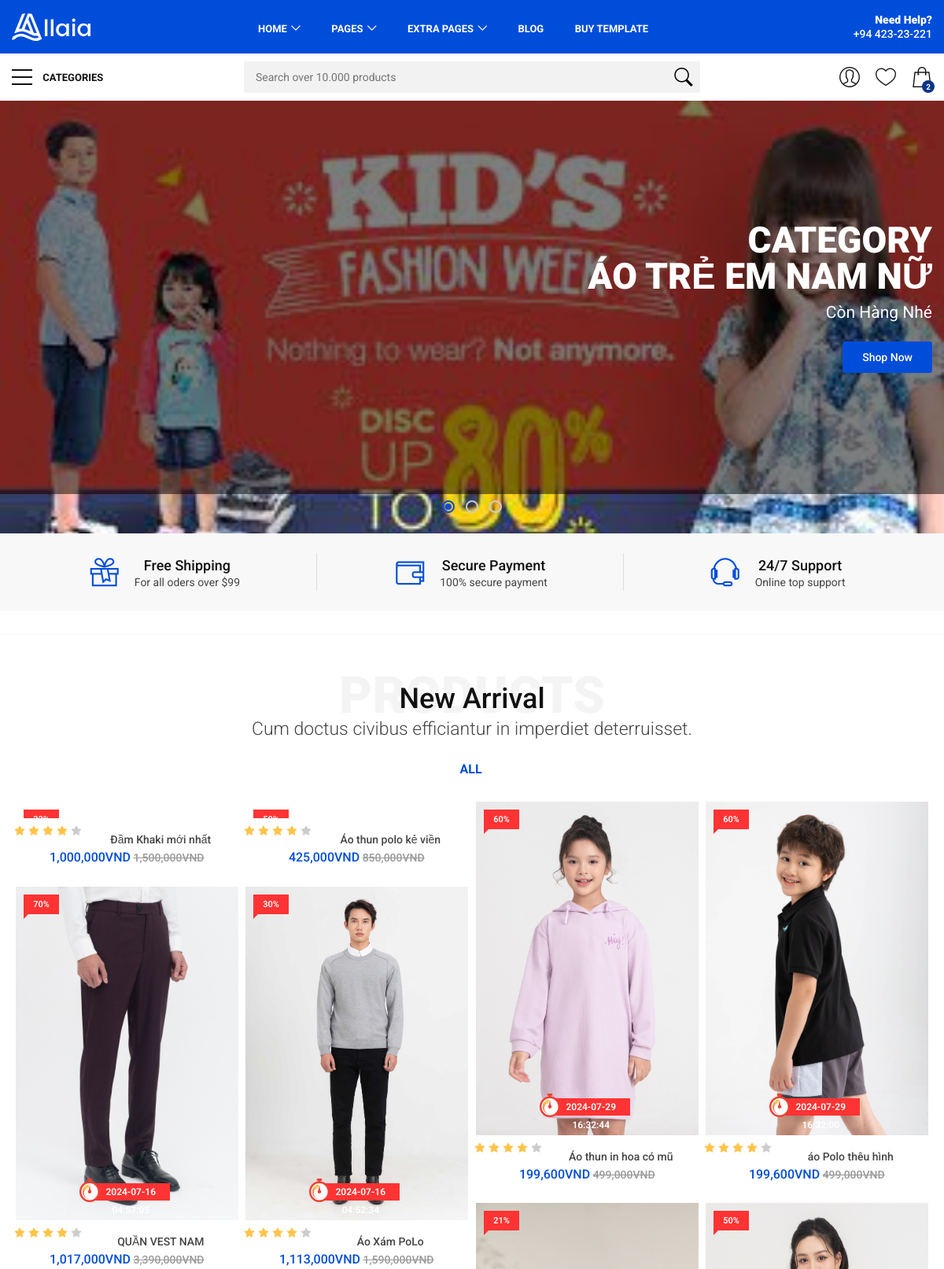
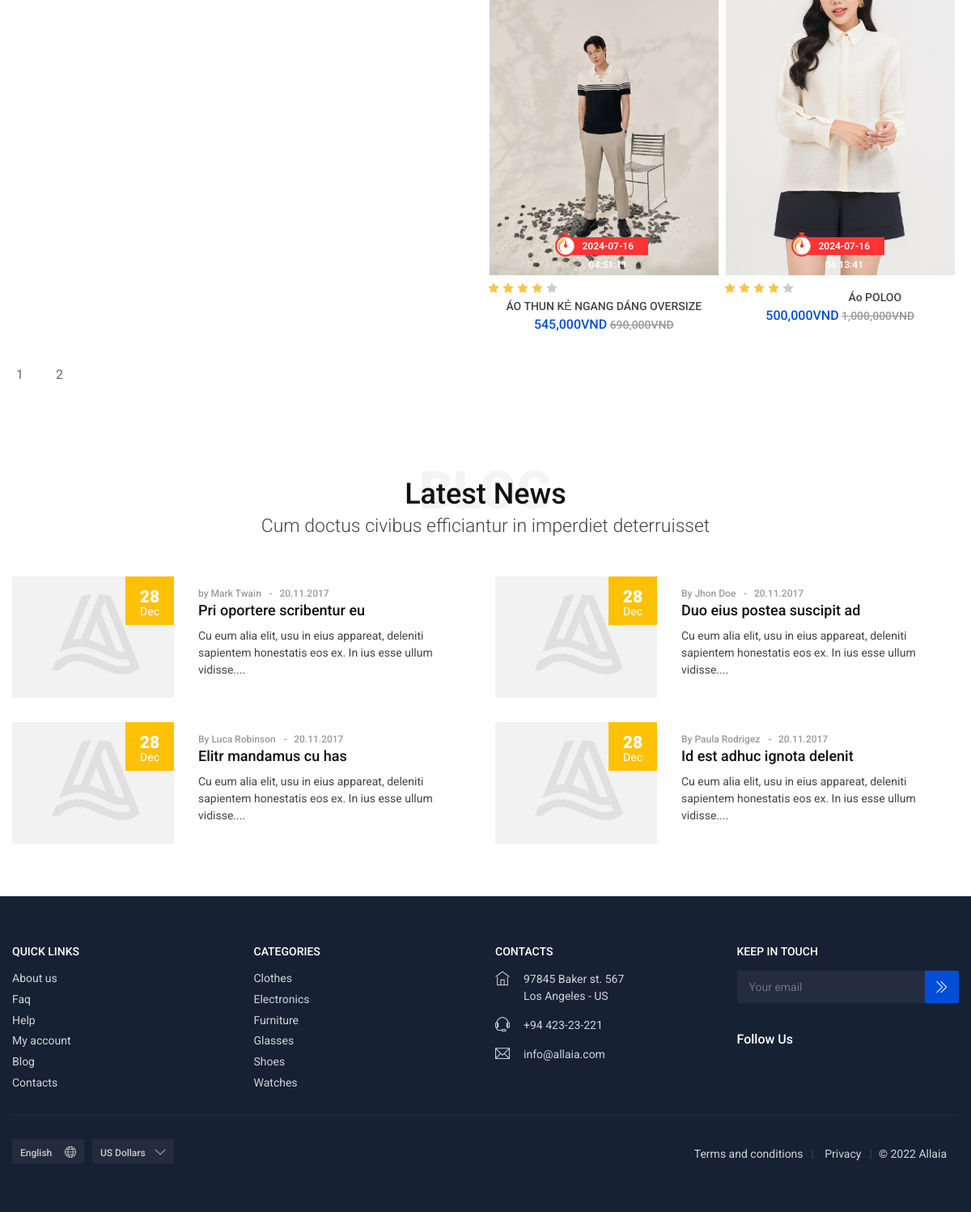
The page / on the database its author committed (2 pictures, top to bottom).
### tables this page shows
CREATE TABLE `loaihang` (
  `ma_loai` int(11) NOT NULL COMMENT 'Mã Loại Hàng',
  `ten_loai` varchar(50) NOT NULL COMMENT 'Tên Loại Hàng ',
  `hinh_anh` varchar(100) NOT NULL COMMENT 'Hình Ảnh ',
  `trang_thai` varchar(20) NOT NULL COMMENT 'Trạng Thái Danh Mục'
);

CREATE TABLE `hang_hoa` (
  `ma_hh` int(11) NOT NULL COMMENT 'mã hàng hóa',
  `ten_hh` varchar(50) NOT NULL COMMENT 'tên hàng hóa ',
  `don_gia` double(10,2) NOT NULL COMMENT 'đơn giá ',
  `giam_gia` double(10,2) DEFAULT 0.00 COMMENT 'mức giả giá ',
  `hinh` varchar(50) NOT NULL COMMENT 'hình ảnh ',
  `ngay_nhap` timestamp NOT NULL DEFAULT current_timestamp() ON UPDATE current_timestamp() COMMENT 'ngày nhập ',
  `mo_ta` text DEFAULT NULL COMMENT 'mô tả hàng hóa ',
  `dac_biet` tinyint(1) NOT NULL COMMENT 'trạng thái đặc biệt',
  `so_luot_xem` int(11) NOT NULL DEFAULT 0 COMMENT 'số lượt xem ',
  `ma_loai` int(11) NOT NULL COMMENT 'mã loại '
);

### model/pdo.php (called while the page is built, shortened)
<?php
function pdo_get_connection(){
    $servername = "localhost";
    $username = "root";
    $password = "";
    try {
        $conn = new PDO("mysql:host=$servername;dbname=duan001", $username, $password);
        $conn->setAttribute(PDO::ATTR_ERRMODE, PDO::ERRMODE_EXCEPTION);
        return $conn;
    } catch(PDOException $e) {
        echo "Connection failed: " . $e->getMessage();
    }
}
function pdo_query($sql){
    $sql_args=array_slice(func_get_args(),1);
    try{
        $conn=pdo_get_connection();
        $stmt=$conn->prepare($sql);
        $stmt->execute($sql_args);
        $rows=$stmt->fetchAll();
        return $rows;
    }
    catch(PDOException $e){
        throw $e;
    }
    finally{
        unset($conn);
    }
}
?>

### model/select.php (called while the page is built, shortened)
<?php
function load_category(){
    $sql = "select * from loaihang order by ma_loai desc";
    $listCategory = pdo_query($sql);
    return $listCategory;
}
function load_products(){
    $sql = "select * from hang_hoa order by ma_hh desc";
    $listProducts = pdo_query($sql);
    return $listProducts;
}
?>

### view/home.php (the view, shortened to what this page needs)
<?php
$listCategory = load_category();
if(!isset($_GET['page'])){
	$page = 1;
}else{
	$page = $_GET['page'];
}
$listProducts = load_products();
$bd = ($page - 1) * 7;
$kt = $page + 7;
$sql = "select * from hang_hoa order by ma_hh desc limit $bd, $kt";
$listProducts = pdo_query($sql);
?>
<main>
<div id="carousel-home">
			<div class="owl-carousel owl-theme">
				<?php foreach($listCategory as $listCate): ?>
					<div class="owl-slide cover">
						<img src="upload/<?php echo $listCate['hinh_anh'] ?>" width="100%" height="auto">
						<div class="opacity-mask d-flex align-items-center" data-opacity-mask="rgba(0, 0, 0, 0.5)">
							<div class="container">
								<div class="row justify-content-center justify-content-md-end">
									<div class="col-lg-6 static">
										<div class="slide-text text-end white">
											<h2 class="owl-slide-animated owl-slide-title">Category<br><?php echo $listCate['ten_loai'] ?></h2>
											<p class="owl-slide-animated owl-slide-subtitle">
												<?php echo $listCate['trang_thai'] ?>
											</p>
											<div class="owl-slide-animated owl-slide-cta"><a class="btn_1" href="listing-grid-1-full.html" role="button">Shop Now</a></div>
										</div>
									</div>
								</div>
							</div>
						</div>
					</div>
				<?php endforeach ?>
			</div>
		</div>
		<div class="feat">
			<div class="container">
				<ul>
					<li>
						<div class="box">
							<i class="ti-gift"></i>
							<div class="justify-content-center">
								<h3>Free Shipping</h3>
								<p>For all oders over $99</p>
							</div>
						</div>
					</li>
					<li>
						<div class="box">
							<i class="ti-wallet"></i>
							<div class="justify-content-center">
								<h3>Secure Payment</h3>
								<p>100% secure payment</p>
							</div>
						</div>
					</li>
					<li>
						<div class="box">
							<i class="ti-headphone-alt"></i>
							<div class="justify-content-center">
								<h3>24/7 Support</h3>
								<p>Online top support</p>
							</div>
						</div>
					</li>
				</ul>
			</div>
		</div>
		<hr class="mb-0">
		<div class="container margin_60_35">
			<div class="main_title mb-4">
				<h2>New Arrival</h2>
				<span>Products</span>
				<p>Cum doctus civibus efficiantur in imperdiet deterruisset.</p>
			</div>
			<div class="isotope_filter">
				<ul>
					<li><a href="#0" id="all" data-filter="*">All</a></li>
				</ul>
			</div>
			<div class="isotope-wrapper">
				<div class="row small-gutters">
                    <?php foreach($listProducts as $listPro): ?>
						<div class="col-6 col-md-4 col-xl-3 isotope-item sale">
							<div class="grid_item">
								<figure>
									<span class="ribbon off"><?php echo round(($listPro['don_gia'] - $listPro['giam_gia']) / $listPro['don_gia'] * 100)?>%</span>
									<a href="index.php?act=ct&id=<?php echo $listPro['ma_hh'] ?>">
										<img class="img-fluid lazy" src="uploadProducts/<?php echo $listPro['hinh'] ?>" data-src="uploadProducts/<?php echo $listPro['hinh'] ?>" alt="">
									</a>
									<div class="countdown"><?php echo $listPro['ngay_nhap'] ?></div>
								</figure>
								<div class="rating"><i class="icon-star voted"></i><i class="icon-star voted"></i><i class="icon-star voted"></i><i class="icon-star voted"></i><i class="icon-star"></i></div>
								<a href="product-detail-1.html">
									<h3><?php echo $listPro['ten_hh'] ?></h3>
								</a>
								<div class="price_box">
									<span class="new_price"><?php echo number_format($listPro['giam_gia']) ?>VND</span>
									<span class="old_price"><?php echo number_format($listPro['don_gia']) ?>VND</span>
								</div>
							</div>
						</div>
					<?php endforeach ?>
				</div>
			</div>
				<nav aria-label="Page navigation example">
					<ul class="pagination">
						<?php for ($i = 1; $i <= ceil(count($listProducts) / 7); $i++) : ?>
							<li class="page-item">
								<a href="index.php?act=viewsp&page=<?php echo $i ?>" class="page-link"><?php echo $i ?></a>
							</li>
						<?php endfor ?>
					</ul>
				</nav>
		</div>
		<div class="container margin_60_35">
			<div class="main_title">
				<h2>Latest News</h2>
				<span>Blog</span>
				<p>Cum doctus civibus efficiantur in imperdiet deterruisset</p>
			</div>
			<div class="row">
				<div class="col-lg-6">
					<a class="box_news" href="blog.html">
						<figure>
							<img src="img/blog-thumb-placeholder.jpg" data-src="img/blog-thumb-1.jpg" alt="" width="400" height="266" class="lazy">
							<figcaption><strong>28</strong>Dec</figcaption>
						</figure>
						<ul>
							<li>by Mark Twain</li>
							<li>20.11.2017</li>
						</ul>
						<h4>Pri oportere scribentur eu</h4>
						<p>Cu eum alia elit, usu in eius appareat, deleniti sapientem honestatis eos ex. In ius esse ullum vidisse....</p>
					</a>
				</div>
				<div class="col-lg-6">
					<a class="box_news" href="blog.html">
						<figure>
							<img src="img/blog-thumb-placeholder.jpg" data-src="img/blog-thumb-2.jpg" alt="" width="400" height="266" class="lazy">
							<figcaption><strong>28</strong>Dec</figcaption>
						</figure>
						<ul>
							<li>By Jhon Doe</li>
							<li>20.11.2017</li>
						</ul>
						<h4>Duo eius postea suscipit ad</h4>
						<p>Cu eum alia elit, usu in eius appareat, deleniti sapientem honestatis eos ex. In ius esse ullum vidisse....</p>
					</a>
				</div>
				<div class="col-lg-6">
					<a class="box_news" href="blog.html">
						<figure>
							<img src="img/blog-thumb-placeholder.jpg" data-src="img/blog-thumb-3.jpg" alt="" width="400" height="266" class="lazy">
							<figcaption><strong>28</strong>Dec</figcaption>
						</figure>
						<ul>
							<li>By Luca Robinson</li>
							<li>20.11.2017</li>
						</ul>
						<h4>Elitr mandamus cu has</h4>
						<p>Cu eum alia elit, usu in eius appareat, deleniti sapientem honestatis eos ex. In ius esse ullum vidisse....</p>
					</a>
				</div>
				<div class="col-lg-6">
					<a class="box_news" href="blog.html">
						<figure>
							<img src="img/blog-thumb-placeholder.jpg" data-src="img/blog-thumb-4.jpg" alt="" width="400" height="266" class="lazy">
							<figcaption><strong>28</strong>Dec</figcaption>
						</figure>
						<ul>
							<li>By Paula Rodrigez</li>
							<li>20.11.2017</li>
						</ul>
						<h4>Id est adhuc ignota delenit</h4>
						<p>Cu eum alia elit, usu in eius appareat, deleniti sapientem honestatis eos ex. In ius esse ullum vidisse....</p>
					</a>
				</div>
			</div>
		</div>
	</main>

### rows shown on the page
loaihang: hinh_anh (picture), ten_loai "ÁO TRẺ EM NAM NỮ", trang_thai "Còn Hàng Nhé"
hang_hoa: ten_hh "Đầm Khaki mới nhất", giam_gia "1,000,000", don_gia "1,500,000"
hang_hoa: ten_hh "Áo thun polo kẻ viền", giam_gia "425,000", don_gia "850,000"
hang_hoa: ($listPro['don_gia'] - $listPro['giam_gia']) / $listPro['don_gia'] * 100 "60", hinh (picture), ngay_nhap "2024-07-29 16:32:44", ten_hh "Áo thun in hoa có mũ", giam_gia "199,600", don_gia "499,000"
hang_hoa: ($listPro['don_gia'] - $listPro['giam_gia']) / $listPro['don_gia'] * 100 "60", hinh (picture), ngay_nhap "2024-07-29 16:32:00", ten_hh "áo Polo thêu hình", giam_gia "199,600", don_gia "499,000"
hang_hoa: ($listPro['don_gia'] - $listPro['giam_gia']) / $listPro['don_gia'] * 100 "70", hinh (picture), ngay_nhap "2024-07-16 04:57:05", ten_hh "QUẦN VEST NAM", giam_gia "1,017,000", don_gia "3,390,000"
hang_hoa: ($listPro['don_gia'] - $listPro['giam_gia']) / $listPro['don_gia'] * 100 "30", hinh (picture), ngay_nhap "2024-07-16 04:52:34", ten_hh "Áo Xám PoLo", giam_gia "1,113,000", don_gia "1,590,000"
hang_hoa: ($listPro['don_gia'] - $listPro['giam_gia']) / $listPro['don_gia'] * 100 "21", hinh (picture), ngay_nhap "2024-07-16 04:51:11", ten_hh "ÁO THUN KẺ NGANG DÁNG OVERSIZE", giam_gia "545,000", don_gia "690,000"
hang_hoa: ($listPro['don_gia'] - $listPro['giam_gia']) / $listPro['don_gia'] * 100 "50", hinh (picture), ngay_nhap "2024-07-16 04:13:41", ten_hh "Áo POLOO", giam_gia "500,000", don_gia "1,000,000"
